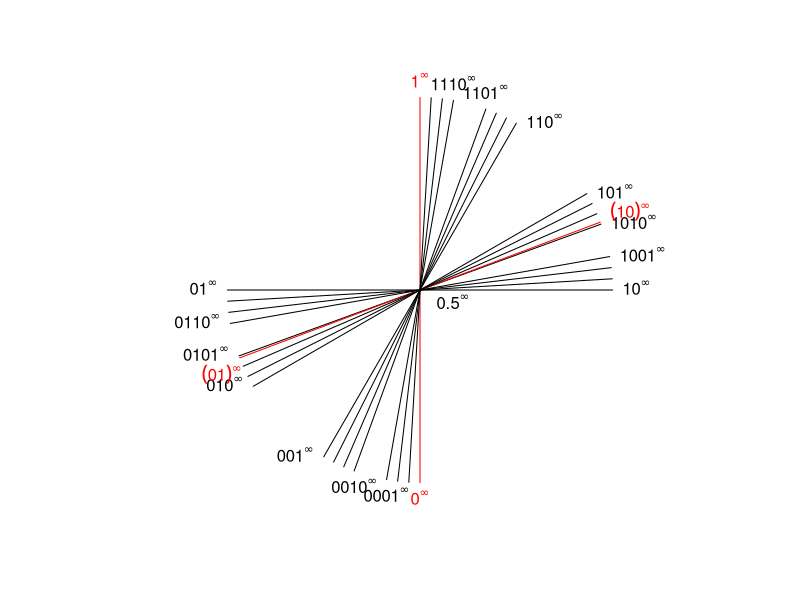

Here is the R script that generated this plot:
pdf(file="hilbcross.pdf")
par(pty="s")
par(xpd=TRUE)
plot(NA,xlim=c(-1,1),ylim=c(-1,1),asp=1,axes=FALSE,xlab='',ylab='')

theta <- seq(from=0,to=2*pi,len=100)


ang <- function(theta, ...){ segments(cos(theta),sin(theta),-cos(theta),-sin(theta),...)}
tex <- function(theta, labels,...){ text(cos(theta),sin(theta), labels=labels, ...)}

ang(0)
tex(0,expression(10^infinity),pos=4)
tex(-pi,expression(0*1^infinity),pos=2)

ang(pi/2,col='red')
tex(pi/2,expression(1^infinity),pos=3,col='red')
tex(-pi/2,expression(0^infinity),pos=1,col='red')

ang(theta=pi/6)
tex(theta=pi/6,expression(101^infinity),pos=4)
tex(theta=pi+pi/6,expression(0*1*0^infinity),pos=2)

ang(theta=pi/3)
tex(theta=pi/3,expression(110^infinity),pos=4)
tex(theta=pi+pi/3,expression(0*0*1^infinity),pos=2)

ang(pi/18)
tex(theta=pi/18,expression(1001^infinity),pos=4)
tex(theta=pi+pi/18,expression(0*1*1*0^infinity),pos=2)

ang(pi/2-pi/18)
tex(theta=pi/2-pi/18,expression(1110^infinity),pos=3)
tex(theta=3*pi/2-pi/18,expression(0*0*0*1^infinity),pos=1)

ang(pi/2-2*pi/18)
tex(theta=pi/2-2*pi/18,expression(1*1*0*1^infinity),pos=3)
tex(theta=3*pi/2-2*pi/18,expression(0*0*1*0^infinity),pos=1)

ang(2*pi/18)
tex(theta=2*pi/18,expression(1010^infinity),pos=4)
tex(theta=pi+2*pi/18,expression(0*101^infinity),pos=2)

ang(0.36,col='red')
text(0.936,0.392,expression((10)^infinity),col='red',pos=4)
text(-1.03,-0.352,expression((0*1)^infinity),col='red',pos=1)


ang(pi/54)
ang(pi/27)

ang(pi/9 + pi/54)
ang(pi/9 + pi/27)

ang(pi/2-pi/54)
ang(pi/2-pi/27)

ang(pi/2-(pi/9 + pi/54))
ang(pi/2-(pi/9 + pi/27))

text(0,0,expression(0.5^infinity),adj=c(-0.5,1.3))

  
dev.off()

